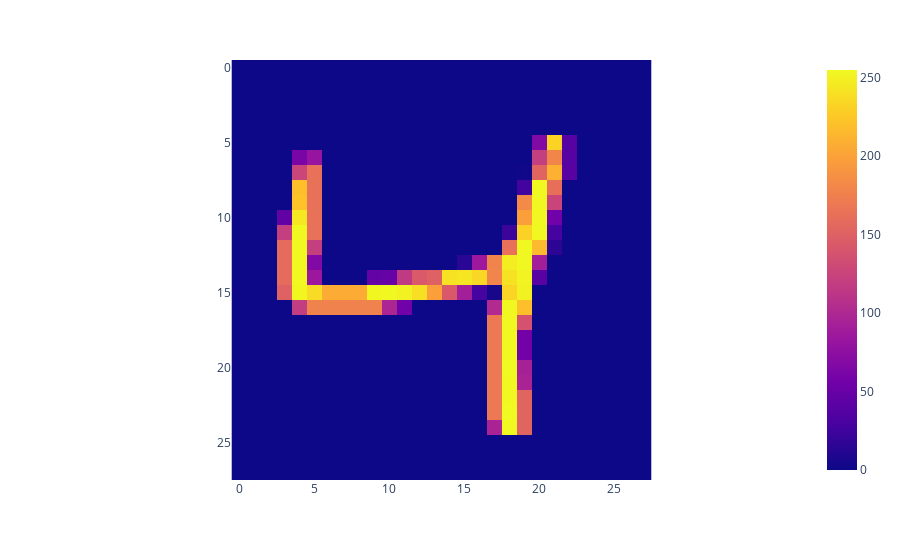

Notebook code for this chart:
### Code cell
display(px.imshow(x_train[1]))
px.imshow(x_train[2])


def image_compression(mat):
    n = mat.shape[0] # 28
    new = np.zeros(shape = (int(n/2), int(n/2)))
    for i in range(0, n, 2):
        val = np.mean(mat[np.ix_([i, i+1], [i, i+1])])
        new[i//2, i//2] = val
        #for j in range(i, i+):

    # flatten the matrix by stacking columns 
    new = new.flatten(order = "F")
    return new

example = image_compression(x_train[0])
#print(example)
#print(x_train[0])
#px.imshow(image_compression(x_train[0]))
#x_train[1]

x_train_comp = np.zeros((x_train.shape[0], 196))

#x_train_comp.shape[0]
for i in range(x_train_comp.shape[0]):
    x_train_comp[i,:] = image_compression(x_train[i,:])

### Figure 1 — Plotly figure (JSON) as saved in the notebook; plotly's stock layout.template omitted (floating-point values rounded to 4 significant figures; data arrays with more than 128 entries replaced by an {"elided": "..."} marker saying what was removed)
{"data": [{"coloraxis": "coloraxis", "hovertemplate": "x: %{x}<br>y: %{y}<br>color: %{z}<extra></extra>", "name": "0", "type": "heatmap", "xaxis": "x", "yaxis": "y", "z": {"elided": "28x28 int values"}}], "layout": {"coloraxis": {"colorscale": [[0, "#0d0887"], [0.1111, "#46039f"], [0.2222, "#7201a8"], [0.3333, "#9c179e"], [0.4444, "#bd3786"], [0.5556, "#d8576b"], [0.6667, "#ed7953"], [0.7778, "#fb9f3a"], [0.8889, "#fdca26"], [1, "#f0f921"]]}, "margin": {"t": 60}, "xaxis": {"anchor": "y", "constrain": "domain", "domain": [0, 1], "scaleanchor": "y"}, "yaxis": {"anchor": "x", "autorange": "reversed", "constrain": "domain", "domain": [0, 1]}}}
